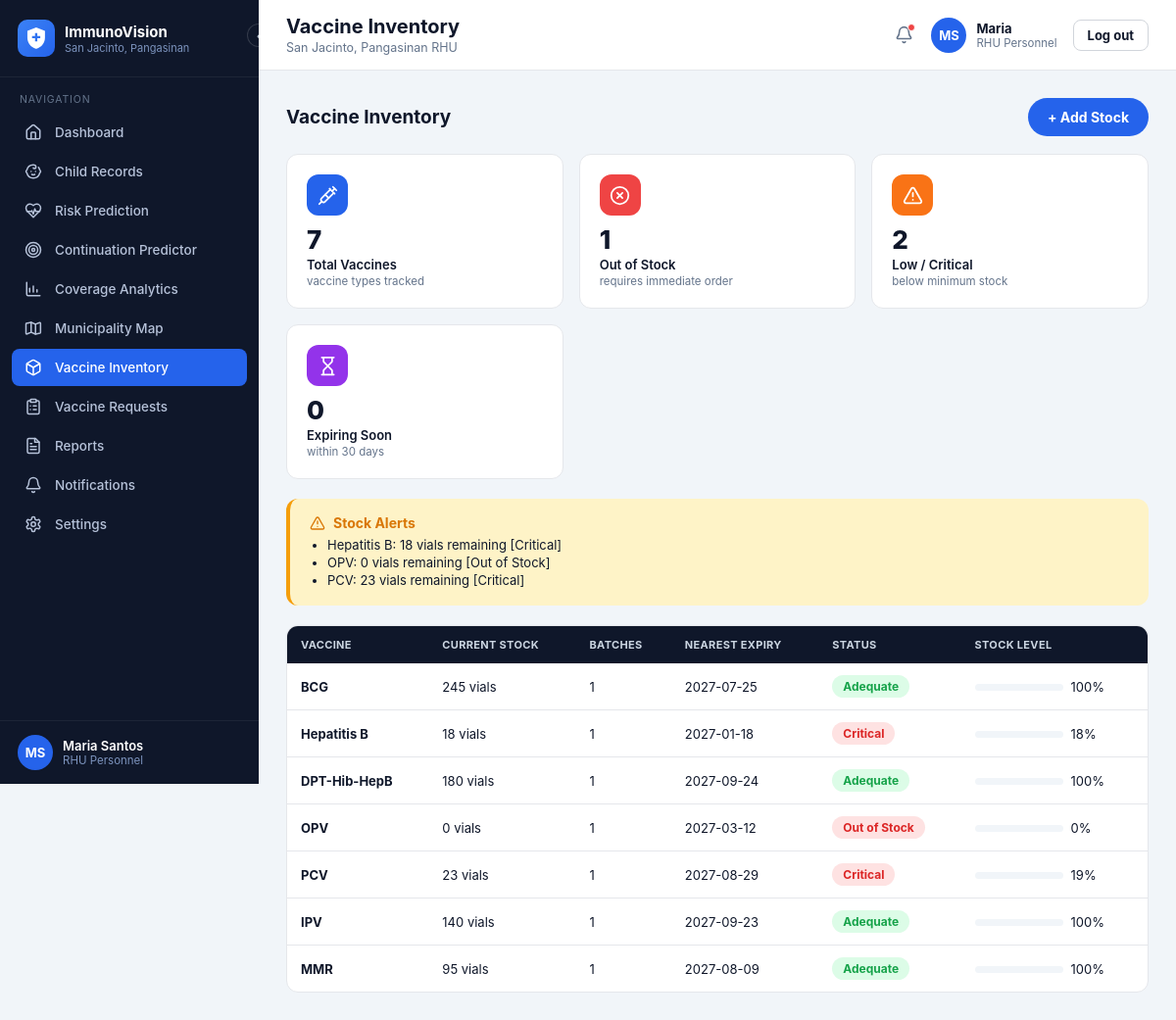
The app's page /rhu/inventory (signed in) with its own data.
### models.py (models this page shows, shortened)
class User(UserMixin, db.Model):
    __tablename__ = "users"
    id = db.Column(db.Integer, primary_key=True)
    username = db.Column(db.String(64), unique=True, nullable=False)
    password_hash = db.Column(db.String(255), nullable=False)
    full_name = db.Column(db.String(150), nullable=False)
    role = db.Column(db.String(20), nullable=False)  # admin | rhu | bhw
    barangay_id = db.Column(db.Integer, db.ForeignKey("barangays.id"), nullable=True)
    is_active_flag = db.Column(db.Boolean, default=True, nullable=False)
    created_at = db.Column(db.DateTime, default=datetime.utcnow)
    last_login_at = db.Column(db.DateTime, nullable=True)
    @property
    def is_active(self):
        return self.is_active_flag
    @property
    def role_label(self):
        return {"admin": "System Administrator", "rhu": "RHU Personnel",
                "bhw": "Barangay Health Worker"}.get(self.role, self.role)

class VaccineAntigen(db.Model):
    __tablename__ = "vaccine_antigens"
    id = db.Column(db.Integer, primary_key=True)
    code = db.Column(db.String(20), unique=True, nullable=False)
    name = db.Column(db.String(100), nullable=False)

### app.py (the view, shortened to what this page needs)
@rhu_bp.route("/inventory", methods=["GET", "POST"])
def inventory():
    rows = []
    for a in VaccineAntigen.query.all():
        batches = InventoryBatch.query.filter_by(antigen_id=a.id, is_archived=False).all()
        total = sum(b.quantity_on_hand for b in batches)
        reorder = min([b.reorder_level for b in batches], default=50)
        expiring = sum(1 for b in batches if b.is_expiring_soon)
        if total <= 0:
            status, color = "Out of Stock", "red"
        elif total <= reorder * 0.5:
            status, color = "Critical", "red"
        elif total <= reorder:
            status, color = "Low", "amber"
        else:
            status, color = "Adequate", "green"
        rows.append({"antigen": a, "total": total, "reorder": reorder, "status": status, "color": color,
                     "expiring": expiring, "batches": batches,
                     "pct": min(100, round((total / (reorder * 2)) * 100)) if reorder else 100})
    stats = {"total_types": len(rows), "out_of_stock": sum(1 for r in rows if r["status"] == "Out of Stock"),
             "low_critical": sum(1 for r in rows if r["status"] in ("Low", "Critical")),
             "expiring_soon": sum(r["expiring"] for r in rows)}
    return render_template("rhu_inventory.html", **_rhu_ctx(
        "inventory", page_title="Vaccine Inventory", rows=rows, stats=stats, antigens=VaccineAntigen.query.all(),
    ))

### app.py (called while the page is built)
def create_app():
    app = Flask(__name__)
    app.config["SECRET_KEY"] = os.environ.get("SECRET_KEY", "dev-secret-key-change-in-production")
    app.config["SQLALCHEMY_DATABASE_URI"] = os.environ.get(
        "DATABASE_URL", f"sqlite:///{DB_PATH}"
    )
    app.config["SQLALCHEMY_TRACK_MODIFICATIONS"] = False
    os.makedirs(os.path.dirname(DB_PATH), exist_ok=True)
    db.init_app(app)
    login_manager.init_app(app)
    app.register_blueprint(auth_bp)
    app.register_blueprint(rhu_bp)
    app.register_blueprint(bhw_bp)
    app.register_blueprint(admin_bp)
    app.register_blueprint(api_bp)
    @login_manager.user_loader
    def load_user(user_id):
        return db.session.get(User, int(user_id))
    @app.context_processor
    def inject_globals():
        return {"today": date.today()}
    return app

def role_required(*roles):
    from functools import wraps
    def decorator(view_func):
        @wraps(view_func)
        def wrapped(*args, **kwargs):
            if not current_user.is_authenticated or current_user.role not in roles:
                abort(403)
            return view_func(*args, **kwargs)
        return wrapped
    return decorator

def build_nav(spec):
    return [{"key": k, "icon": i, "label": l, "url": url_for(e)} for k, i, l, e in spec]

def _children_query(barangay_id=None):
    q = Child.query
    return q.filter(Child.barangay_id == barangay_id) if barangay_id else q

def _cache(key, builder):
    if not has_request_context():
        return builder()
    store = getattr(g, "_iv_cache", None)
    if store is None:
        store = g._iv_cache = {}
    if key not in store:
        store[key] = builder()
    return store[key]

def _records_by_child():
    def build():
        out = defaultdict(list)
        for record in VaccinationRecord.query.all():
            out[record.child_id].append(record)
        return out
    return _cache("records", build)

def _latest_risk_by_child():
    def build():
        out = {}
        for ra in RiskAssessment.query.order_by(
            RiskAssessment.computed_at.asc(), RiskAssessment.id.asc()
        ).all():
            out[ra.child_id] = ra  # later rows overwrite earlier -> newest wins
        return out
    return _cache("risk", build)

def unread_count(notes):
    return sum(1 for n in notes if n.get("unread"))

@rhu_bp.before_request
@login_required
@role_required("rhu")
def _rhu_guard():
    pass

### templates/rhu_inventory.html (shortened to what this page needs)
{% extends "layout_app.html" %}
{% from "_icons.html" import icon %}
{% block content %}
<div class="page-head">
  <h2>Vaccine Inventory</h2>
  <button class="btn btn-primary rounded-pill-btn" data-open-modal="addStockModal">+ Add Stock</button>
</div>
<div class="stat-grid">
  <div class="stat-card"><div class="stat-icon bg-blue">{{ icon('syringe', 21) }}</div><div class="stat-value">{{ stats.total_types }}</div><div class="stat-label">Total Vaccines</div><div class="stat-caption">vaccine types tracked</div></div>
  <div class="stat-card"><div class="stat-icon bg-red">{{ icon('x-circle', 21) }}</div><div class="stat-value">{{ stats.out_of_stock }}</div><div class="stat-label">Out of Stock</div><div class="stat-caption">requires immediate order</div></div>
  <div class="stat-card"><div class="stat-icon bg-orange">{{ icon('alert-triangle', 21) }}</div><div class="stat-value">{{ stats.low_critical }}</div><div class="stat-label">Low / Critical</div><div class="stat-caption">below minimum stock</div></div>
  <div class="stat-card"><div class="stat-icon bg-purple">{{ icon('hourglass', 21) }}</div><div class="stat-value">{{ stats.expiring_soon }}</div><div class="stat-label">Expiring Soon</div><div class="stat-caption">within 30 days</div></div>
</div>
{% set alerts = rows|selectattr('status', 'ne', 'Adequate')|list %}
{% if alerts %}
<div class="alert-banner warning">
  <div class="title">{{ icon('alert-triangle', 16) }} Stock Alerts</div>
  <ul>
    {% for r in alerts %}<li>{{ r.antigen.name }}: {{ r.total }} vials remaining [{{ r.status }}]</li>{% endfor %}
  </ul>
</div>
{% endif %}
<div class="table-wrap auto-height">
<table class="data-table">
<thead><tr><th>Vaccine</th><th>Current Stock</th><th>Batches</th><th>Nearest Expiry</th><th>Status</th><th>Stock Level</th></tr></thead>
<tbody>
{% for r in rows %}
<tr>
  <td><b>{{ r.antigen.name }}</b></td>
  <td>{{ r.total }} vials</td>
  <td>{{ r.batches|length }}</td>
  <td>{% set exps = r.batches|selectattr('expiry_date')|list %}{% if exps %}{{ (exps|sort(attribute='expiry_date'))[0].expiry_date.strftime('%Y-%m-%d') }}{% else %}—{% endif %}</td>
  <td><span class="badge badge-{{ r.color }}">{{ r.status }}</span></td>
  <td><span class="progress-track"><span class="progress-fill {{ r.color }}" style="width:{{ r.pct }}%"></span></span>{{ r.pct }}%</td>
</tr>
{% endfor %}
</tbody>
</table>
</div>
{% endblock %}

### templates/layout_app.html (shortened to what this page needs)
{% extends "base.html" %}
{% from "_brand.html" import brand_mark %}
{% from "_icons.html" import icon %}
{% block body %}
<div class="app-shell">
  <aside class="sidebar" id="sidebar">
    <div class="sidebar-header">
      {{ brand_mark(38, 10) }}
      <div class="brand-text">
        <div class="t1">ImmunoVision</div>
        <div class="t2">San Jacinto, Pangasinan</div>
      </div>
      <button class="sidebar-toggle" id="sidebarToggle" type="button" title="Collapse sidebar">‹</button>
    </div>
    <div class="sidebar-section-label">Navigation</div>
    <nav class="sidebar-nav">
      {% for item in nav_items %}
      <a class="nav-item {% if item.key == active %}active{% endif %}" href="{{ item.url }}">
        <span class="icon">{{ icon(item.icon, 18) }}</span>
        <span class="label">{{ item.label }}</span>
      </a>
      {% endfor %}
    </nav>
    <div class="sidebar-footer">
      <div class="avatar-chip">{{ current_user.full_name.split(' ')|map('first')|join('') }}</div>
      <div class="who">
        <div class="name">{{ current_user.full_name }}</div>
        <div class="role">{{ current_user.role_label }}</div>
      </div>
    </div>
  </aside>
  <div class="main-col">
    <header class="topbar">
      <div>
        <h1>{% block page_title %}{{ page_title|default('') }}{% endblock %}</h1>
        <div class="subtitle">{% block page_subtitle %}{{ page_subtitle|default('San Jacinto, Pangasinan RHU') }}{% endblock %}</div>
      </div>
      <div class="topbar-right">
        <a href="{{ notif_url|default('#') }}" class="bell-btn" title="Notifications">{{ icon('bell', 19) }}{% if unread_count and unread_count > 0 %}<span class="bell-dot"></span>{% endif %}</a>
        <div class="account-chip">
          <div class="avatar-chip">{{ current_user.full_name.split(' ')|map('first')|join('') }}</div>
          <div class="who">
            <div class="name">{{ current_user.full_name.split(' ')[0] }}</div>
            <div class="role">{{ current_user.role_label }}</div>
          </div>
          <a href="{{ url_for('auth.logout') }}" class="btn btn-outline btn-sm" style="margin-left:6px;">Log out</a>
        </div>
      </div>
    </header>
    <main class="content">
      {% block content %}{% endblock %}
    </main>
  </div>
</div>
{% endblock %}

### records on screen
User: full_name "Maria Santos", role_label "RHU Personnel", full_name "Maria"
VaccineAntigen: antigen.name "Hepatitis B", antigen.name "Hepatitis B"
VaccineAntigen: antigen.name "OPV", antigen.name "OPV"
VaccineAntigen: antigen.name "PCV", antigen.name "PCV"
VaccineAntigen: antigen.name "BCG"
VaccineAntigen: antigen.name "DPT-Hib-HepB"
VaccineAntigen: antigen.name "IPV"
VaccineAntigen: antigen.name "MMR"

### other values on screen
{{ item.label }} "Dashboard" "Child Records" "Risk Prediction" "Continuation Predictor" "Coverage Analytics" "Municipality Map" "Vaccine Inventory" "Vaccine Requests" "Reports" "Notifications" "Settings"
{{ current_user.full_name.split(' ')|map('first')|join('') }} "MS"
{{ page_title|default('') }} "Vaccine Inventory"
{{ page_subtitle|default('San Jacinto, Pangasinan RHU') }} "San Jacinto, Pangasinan RHU"
{{ stats.total_types }} "7"
{{ stats.out_of_stock }} "1"
{{ stats.low_critical }} "2"
{{ stats.expiring_soon }} "0"
{{ r.total }} "18" "0" "23"
{{ r.status }} "Critical" "Out of Stock" "Critical"
{{ r.total }} "245" "18" "180" "0" "23" "140" "95"
{{ r.batches|length }} "1" "1" "1" "1" "1" "1" "1"
{{ r.status }} "Adequate" "Critical" "Adequate" "Out of Stock" "Critical" "Adequate" "Adequate"
{{ r.pct }} "100" "18" "100" "0" "19" "100" "100"
